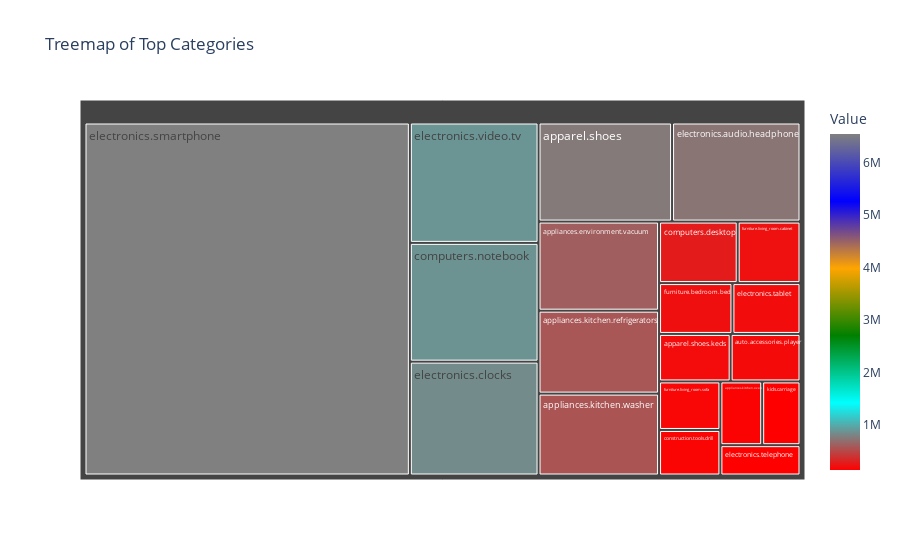

The notebook cell saved with this chart:
### Code cell
import pandas as pd
import plotly.express as px

# Assuming top_category is already defined, e.g.:
# top_category = pd.Series([10, 20, 30, 40], index=['Category A', 'Category B', 'Category C', 'Category D'])
# Convert top_category to a DataFrame for Plotly
top_category_df = top_category.reset_index()
top_category_df.columns = ['Category', 'Value']  # Renaming columns

# Creating the treemap
fig = px.treemap(top_category_df, 
                 path=['Category'], 
                 values='Value',
                 color='Value',
                 color_continuous_scale=['red', 'cyan', 'green', 'orange', 'blue', 'grey'],
                 title='Treemap of Top Categories')

# Show the plot
fig.show()

### Figure 1 — Plotly figure (JSON) as saved in the notebook; plotly's stock layout.template omitted (floating-point values rounded to 4 significant figures)
{"data": [{"branchvalues": "total", "customdata": [[754434], [194007], [612121], [151841], [569859], [562656], [189146], [275796], [871747], [159312], [725816], [835650], [6549867], [197416], [138683], [883537], [212815], [220192], [169784], [139235]], "domain": {"x": [0, 1], "y": [0, 1]}, "hovertemplate": "labels=%{label}<br>Value_sum=%{value}<br>parent=%{parent}<br>id=%{id}<br>Value=%{color}<extra></extra>", "ids": ["apparel.shoes", "apparel.shoes.keds", "appliances.environment.vacuum", "appliances.kitchen.oven", "appliances.kitchen.refrigerators", "appliances.kitchen.washer", "auto.accessories.player", "computers.desktop", "computers.notebook", "construction.tools.drill", "electronics.audio.headphone", "electronics.clocks", "electronics.smartphone", "electronics.tablet", "electronics.telephone", "electronics.video.tv", "furniture.bedroom.bed", "furniture.living_room.cabinet", "furniture.living_room.sofa", "kids.carriage"], "labels": ["apparel.shoes", "apparel.shoes.keds", "appliances.environment.vacuum", "appliances.kitchen.oven", "appliances.kitchen.refrigerators", "appliances.kitchen.washer", "auto.accessories.player", "computers.desktop", "computers.notebook", "construction.tools.drill", "electronics.audio.headphone", "electronics.clocks", "electronics.smartphone", "electronics.tablet", "electronics.telephone", "electronics.video.tv", "furniture.bedroom.bed", "furniture.living_room.cabinet", "furniture.living_room.sofa", "kids.carriage"], "marker": {"coloraxis": "coloraxis", "colors": [754434, 194007, 612121, 151841, 569859, 562656, 189146, 275796, 871747, 159312, 725816, 835650, 6549867, 197416, 138683, 883537, 212815, 220192, 169784, 139235]}, "name": "", "parents": ["", "", "", "", "", "", "", "", "", "", "", "", "", "", "", "", "", "", "", ""], "type": "treemap", "values": [754434, 194007, 612121, 151841, 569859, 562656, 189146, 275796, 871747, 159312, 725816, 835650, 6549867, 197416, 138683, 883537, 212815, 220192, 169784, 139235]}], "layout": {"coloraxis": {"colorbar": {"title": {"text": "Value"}}, "colorscale": [[0, "red"], [0.2, "cyan"], [0.4, "green"], [0.6, "orange"], [0.8, "blue"], [1, "grey"]]}, "legend": {"tracegroupgap": 0}, "title": {"text": "Treemap of Top Categories"}}}
